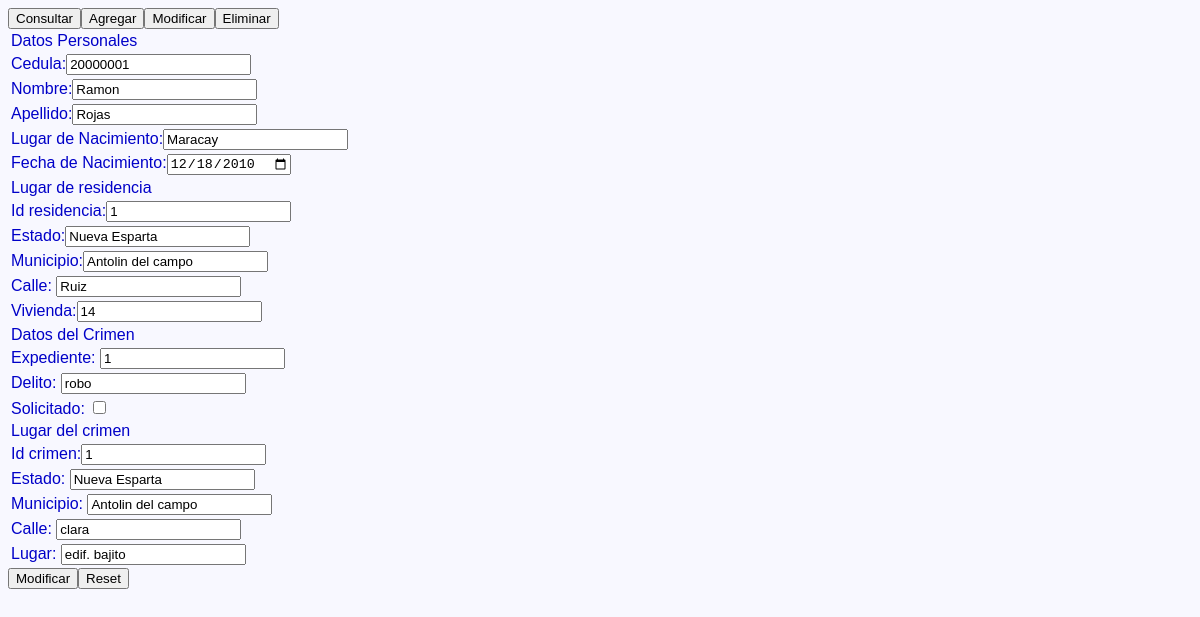
The app's page /form_modificar2.php?cedula=20000001 with its own data.
### tables this page shows
CREATE TABLE Ciudadanos(
	cedula INT UNSIGNED NOT NULL,
	nombre VARCHAR(64) NOT NULL,
	apellido VARCHAR(64) NOT NULL,
	l_nacimiento VARCHAR(64) NOT NULL,
	f_nacimiento DATE NOT NULL,
	PRIMARY KEY(cedula)
);

CREATE TABLE Ubicacion_Ciudadanos(
	id_uc INT UNSIGNED NOT NULL AUTO_INCREMENT,
	cedula_uc INT UNSIGNED NOT NULL,
	estado_uc VARCHAR(64) NOT NULL,
	municipio_uc VARCHAR(64) NOT NULL,
	calle_uc VARCHAR(64) NOT NULL,
	vivienda_uc VARCHAR (64) NOT NULL,
	PRIMARY KEY (id_uc),
	INDEX UC_FK1(cedula_uc),
	FOREIGN KEY(cedula_uc)
		REFERENCES Ciudadanos(cedula)
);

CREATE TABLE Crimenes(
	expediente INT UNSIGNED NOT NULL,
    delito VARCHAR(64) NOT NULL,
    solicitado BOOL NOT NULL,
    cedula_c INT UNSIGNED NOT NULL,
    PRIMARY KEY (expediente),
    INDEX C_FK1(cedula_c),
    FOREIGN KEY (cedula_c)
		REFERENCES Ciudadanos(cedula)
);

CREATE TABLE Lugar_Crimenes(
	id_lc INT UNSIGNED NOT NULL AUTO_INCREMENT,
    estado_lc VARCHAR(64) NOT NULL,
    municipio_lc VARCHAR(64) NOT NULL,
    calle_lc VARCHAR(64) NOT NULL,
    lugar_lc VARCHAR(64) NOT NULL,
    expediente_lc INT UNSIGNED NOT NULL,
    PRIMARY KEY(id_lc),
    INDEX LC_FK1(expediente_lc),
    FOREIGN KEY (expediente_lc)
		REFERENCES Crimenes(expediente)
);

### form_modificar2.php (the view, shortened to what this page needs)
<!DOCTYPE html>
<html>
  <head>
    <link rel="stylesheet" type="text/css" href="css/estilo.css" media="screen" />
  </head>
  <body>
    <nav name="barra" id="id_barra">
      <table>
            <form action="form_consulta.php">
              <input name="boton" id="id_boton" value="Consultar" type="submit"/>
            </form>
            <form action="form_agregar.php">
              <input name="boton" id="id_boton" value="Agregar" type="submit"/>
            </form>
            <form action="form_modificar.php">
              <input name="boton" id="id_boton" value="Modificar" type="submit"/>
            </form>
            <form action="form_eliminar.php">
              <input name="boton" id="id_boton" value="Eliminar" type="submit"/>
            </form>
      </table>
    </nav>
    <?php
    $cedula=$_GET["cedula"];
    include("conexionBD.php");
    $consulta="SELECT * FROM Ciudadanos WHERE cedula='$cedula'";
    $resultado=mysqli_query($conexion, $consulta);
    if($fila=mysqli_fetch_array($resultado, MYSQLI_ASSOC)){
      $consulta="SELECT * FROM Ciudadanos WHERE cedula='$cedula'";
      $resultado=mysqli_query($conexion, $consulta);
      mysqli_set_charset($conexion, "utf8");
      echo("<article>");
      echo("<form name='Modificar' action='result_modificar.php' method='get'>");
      echo ("<table>");
      echo("<tr><td>Datos Personales</td></tr>");
      while($fila=mysqli_fetch_array($resultado, MYSQLI_ASSOC)){
        echo ("<tr><td><label>Cedula:<input name='cedula' value='$fila[cedula]' /></label></td></tr>");
        echo ("<tr><td><label>Nombre:<input name='nombre' value='$fila[nombre]' /></label></td></tr>");
        echo ("<tr><td><label>Apellido:<input name='apellido' value='$fila[apellido]' /></label></td></tr>");
        echo ("<tr><td><label>Lugar de Nacimiento:<input name='l_nacimiento' value='$fila[l_nacimiento]'/></label></td></tr>");
        echo ("<tr><td><label>Fecha de Nacimiento:<input name='f_nacimiento' value='$fila[f_nacimiento]' type='date'/></label></td></tr>");
      }
            $consulta="SELECT * FROM Ubicacion_Ciudadanos WHERE cedula_uc='$cedula'";
            $resultado=mysqli_query($conexion, $consulta);
            echo("<tr><td>Lugar de residencia</td></tr>");
            while($fila=mysqli_fetch_array($resultado, MYSQLI_ASSOC)){
              echo ("<tr><td><label>Id residencia:<input name='id_uc' value='$fila[id_uc]' /></label></td></tr>");
              echo ("<tr><td><label>Estado:<input name='estado_uc' value='$fila[estado_uc]'</label></td></tr>");
              echo ("<tr><td><label>Municipio:<input name='municipio_uc' value='$fila[municipio_uc]' /></label></td></tr>");
              echo ("<tr><td><label>Calle: <input name='calle_uc' value='$fila[calle_uc]' /></label></td></tr>");
              echo ("<tr><td><label>Vivienda:<input name='vivienda_uc' value='$fila[vivienda_uc]'</label></td></tr>");
              }
      $consulta="SELECT * FROM Crimenes WHERE cedula_c='$cedula'";
      $resultado=mysqli_query($conexion, $consulta);
      echo("<tr><td>Datos del Crimen</td></tr>");
      while($fila=mysqli_fetch_array($resultado, MYSQLI_ASSOC)){
        echo ("<tr><td><label>Expediente: <input name='expediente' value='$fila[expediente]' /></label></td></tr>");
        echo ("<tr><td><label>Delito: <input name='delito' value='$fila[delito]' /></label></td></tr>");
        if($fila["solicitado"]==0){
          echo ("<tr><td><label>Solicitado: <input name='solicitado' value='0' type='checkbox' /></label></td></tr>");
        }
        else{
          $fila["solicitado"]="Si";
          echo ("<tr><td><label>Solicitado: <input name='solicitado' value='0' type='checkbox' checked/></label></td></tr>");
        }
        }
      $consulta="SELECT * FROM Lugar_Crimenes, Crimenes WHERE expediente_lc=expediente AND cedula_c=$cedula";
      $resultado=mysqli_query($conexion, $consulta);
      echo("<tr><td>Lugar del crimen</td></tr>");
      while($fila=mysqli_fetch_array($resultado, MYSQLI_ASSOC)){
        echo ("<tr><td><label>Id crimen:<input name='id_lc' value='$fila[id_lc]' /></label></td></tr>");
        echo ("<tr><td><label>Estado: <input name='estado-lc' value='$fila[estado_lc]' /></label></td></tr>");
        echo ("<tr><td><label>Municipio: <input name='municipio_lc' value='$fila[municipio_lc]' /></label></td></tr>");
        echo ("<tr><td><label>Calle: <input name='calle_lc' value='$fila[calle_lc]' /></label></td></tr>");
        echo ("<tr><td><label>Lugar: <input name='lugar_lc' value='$fila[lugar_lc]' /></label></td></tr>");
      }
      echo("</table>");
      echo("<input value='Modificar' type='submit'/>");
      echo("<input type='reset' />");
      echo("</form>");
      echo("</article>");
    }
    else{
      echo("<article>");
      echo("<p>El ciudadano no ha cometido delitos anteriormente</p>");
      echo("</article>");
    }
    ?>
  </body>
</html>

### css/estilo.css (style rules this page uses)
body { background: ghostwhite; font-family: Helvetica, sans-serif; }
table { border-color:#37526f; }
td { font-style: bold; color: #0000c8; }

### records on screen
ciudadanos: cedula "20000001", nombre "Ramon", apellido "Rojas", l_nacimiento "Maracay", f_nacimiento "12/18/2010"
ubicacion_ciudadanos: id_uc "1", estado_uc "Nueva Esparta", municipio_uc "Antolin del campo", calle_uc "Ruiz", vivienda_uc "14"
crimenes: expediente "1", delito "robo"
lugar_crimenes: id_lc "1", estado-lc "Nueva Esparta", municipio_lc "Antolin del campo", calle_lc "clara", lugar_lc "edif. bajito"
